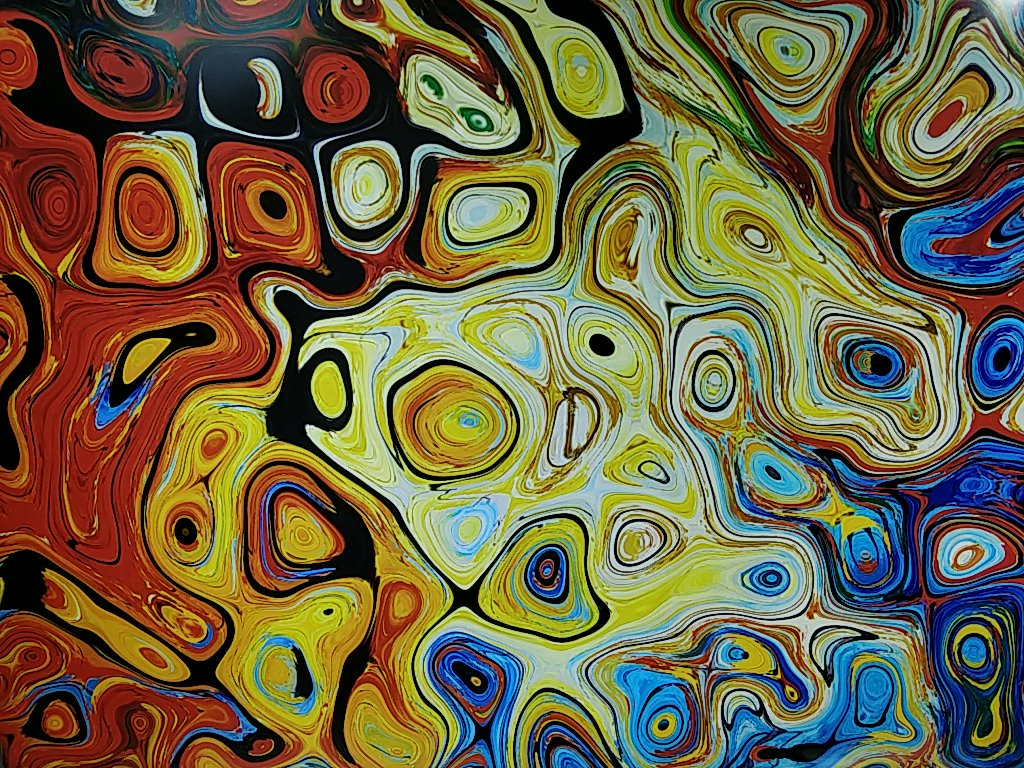
#> input picture 0.jpeg, 1024 x 768 px
$ python anti_shaking.py   (older library calls are emulated)
#> lines starting #> are read from the running program, lines starting #| are printed output that depends on the picture
# -*- coding: utf-8 -*-
"""
Created on Tue Dec 22 17:25:16 2020

@author: Liqiong LIU
"""

# -*- coding: utf-8 -*-
"""
Spyder Editor

This is a temporary script file.
"""

import cv2
import numpy as np
import matplotlib
import matplotlib.pyplot as plt
matplotlib.use('TkAgg')

homo = np.zeros(0)
homo_pre = np.array([(1,0,0),(0,1,0),(0,0,1)])
UPDATE = 1
kernal_size = 20

img_original = cv2.imread("0.jpeg")
#> img_original is the input picture: shape (768, 1024, 3); mean B, G, R 65.9, 98.4, 108.5
img0 = cv2.cvtColor(img_original,cv2.COLOR_BGR2GRAY)
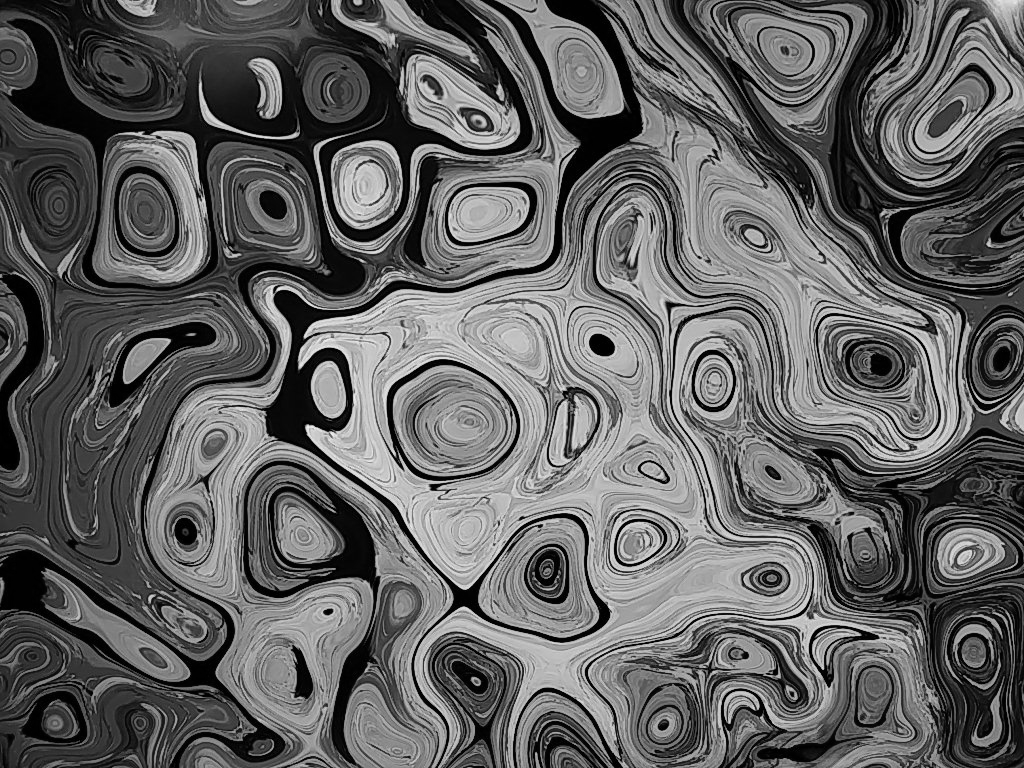
#> img0: shape (768, 1024); min 0, max 242, mean 97.7
cv2.imwrite(str(0)+'output.jpg', img0)
# Create ORB detector with 5000 features.
orb_detector = cv2.ORB_create(50)

# Find keypoints and descriptors.
# The first arg is the image, second arg is the mask
#  (which is not reqiured in this case).
kp1, d1 = orb_detector.detectAndCompute(img0, None)
#> kp1 = 50 keypoints; strongest (x, y, size): (307, 425, 31), (307, 426, 44.6), (641, 469, 31), (822, 667, 31)
pt_this = np.zeros((len(kp1),2))
#> pt_this = 50 pairs, first value 0 to 0, second value 0 to 0
for i in range(len(kp1)):
    pt_this[i,:] = kp1[i].pt
#> this loop made 50 passes
#> after the loop, pt_this = 50 pairs, first value 169 to 877, second value 302.4 to 722

range_start = 1
range_end = 100
for kk in range(range_start,range_end):
    # Open the image files.

    img1_color = cv2.imread(str(kk-1)+"output"+".jpg")  # Image to be aligned.
#> img1_color: shape (768, 1024, 3); min 0, max 243, mean 97.7
    img2_color = cv2.imread(str(kk)+".jpg")    # Reference image.

    # Convert to grayscale.
    img1 = cv2.cvtColor(img1_color, cv2.COLOR_BGR2GRAY)
#> (the run stopped early here; a loop or call above may not have finished)
